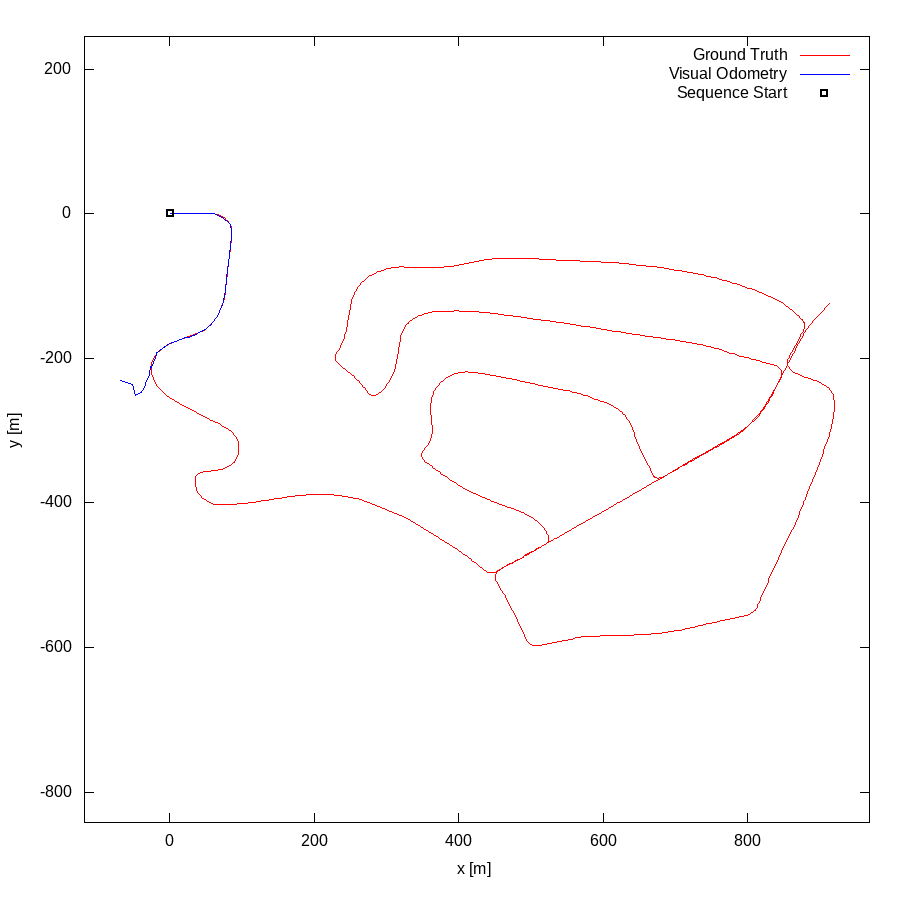

Recreate this plot in gnuplot.
set term postscript eps enhanced color
set output "02.eps"
set size ratio -1
set xrange [-118:969]
set yrange [-842:245]
set xlabel "x [m]"
set ylabel "y [m]"
plot "02.txt" using 1:2 lc rgb "#FF0000" title 'Ground Truth' w lines,"02.txt" using 3:4 lc rgb "#0000FF" title 'Visual Odometry' w lines,"< head -1 02.txt" using 1:2 lc rgb "#000000" pt 4 ps 1 lw 2 title 'Sequence Start' w points
